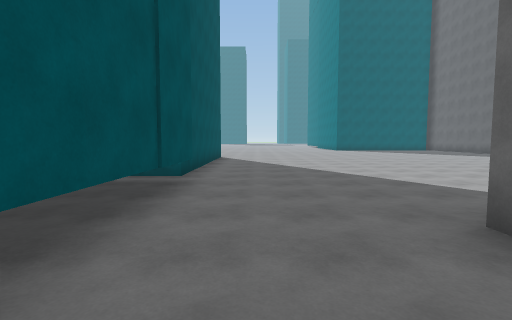
[1] (above)

22 first-person views from a walk through a scene from a Unity 3-D project. The camera is 1.5 m above the floor, tilts 4° down and sees 85° across. The floor is counted in squares, 2 m on a side. Each view is taken from the middle of a square. On the plan, view 1 faces up. The plan holds only what a view shows up to about 10 squares ahead; the rest is blank. The place goes on beyond the plan.

[2]
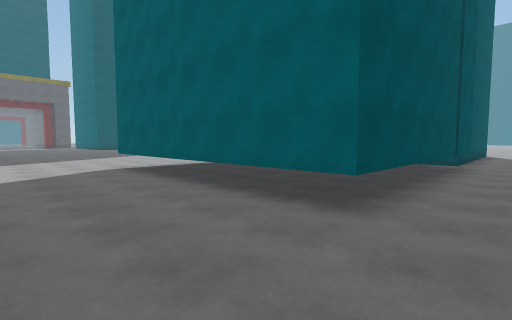

[3]
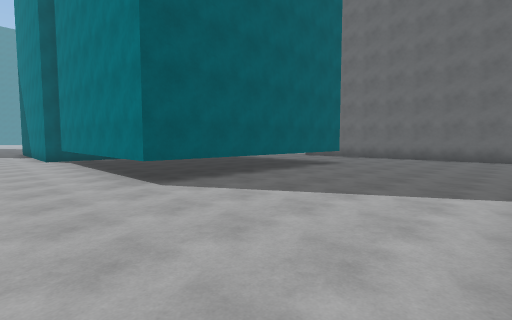

[4]
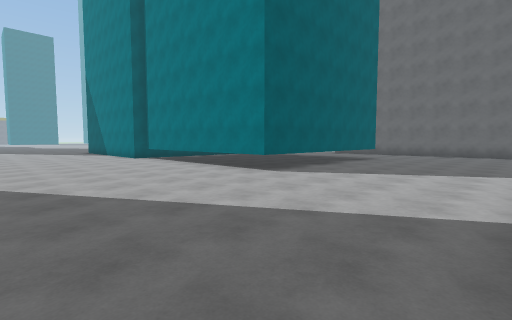

[5]
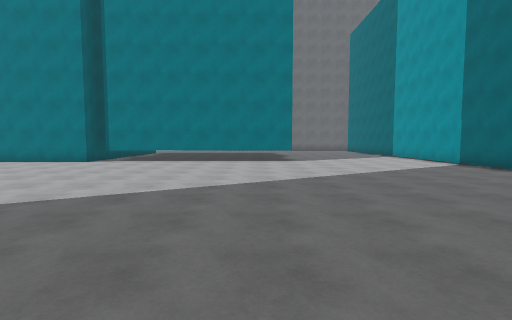

[6]
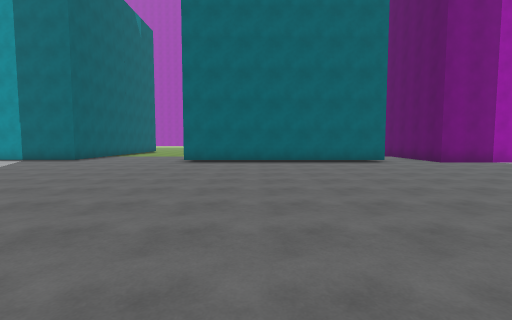

[7]
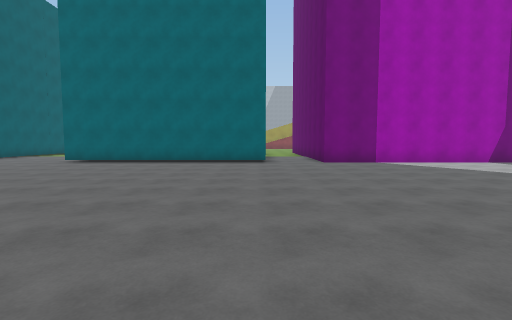

[8]
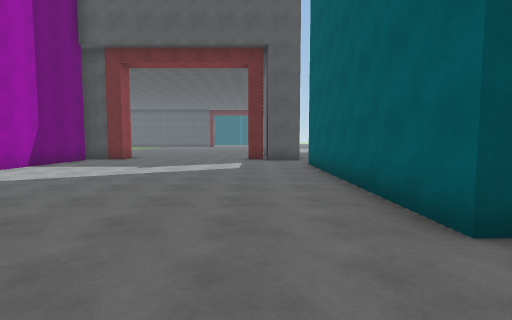

[9]
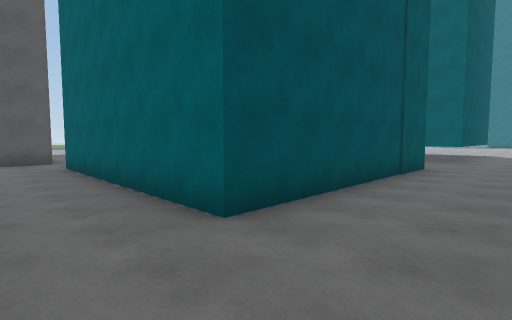

[10]
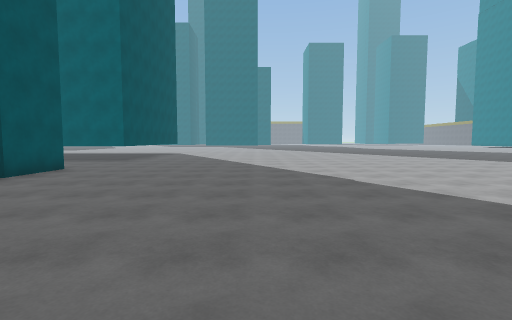

[11]
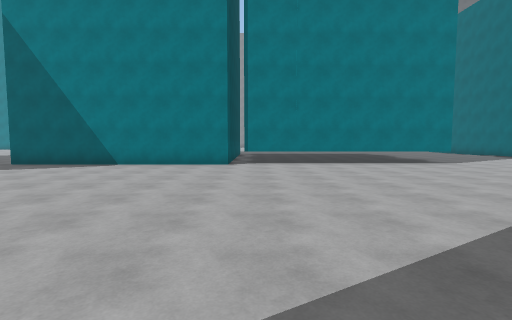

[12]
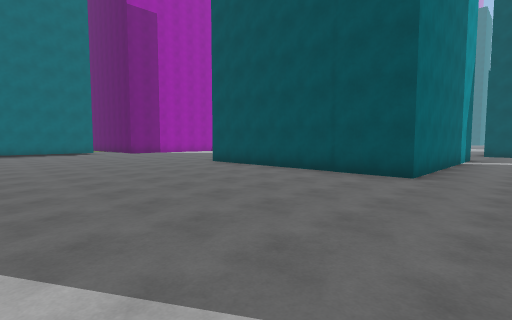

[13]
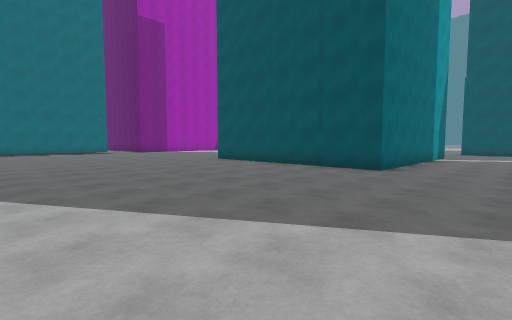

[14]
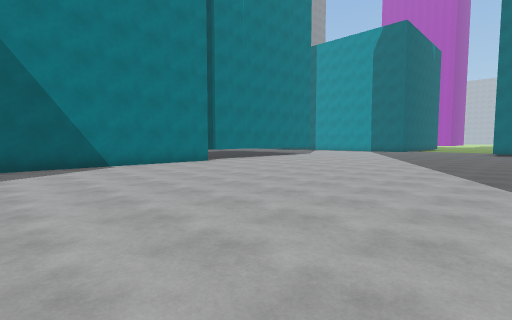

[15]
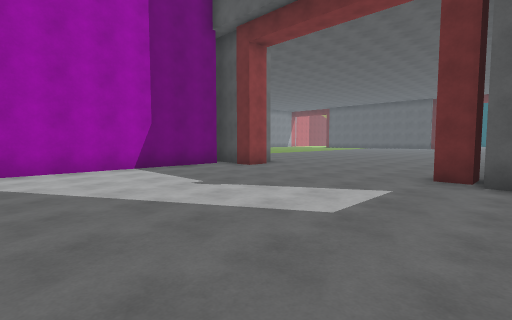

[16]
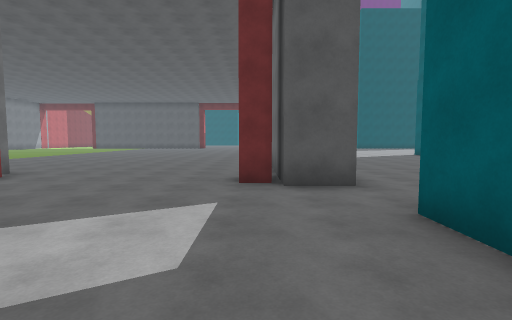

[17]
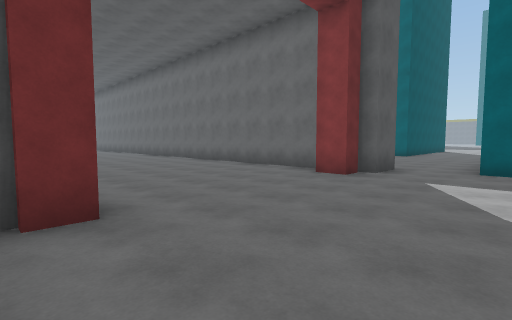

[18]
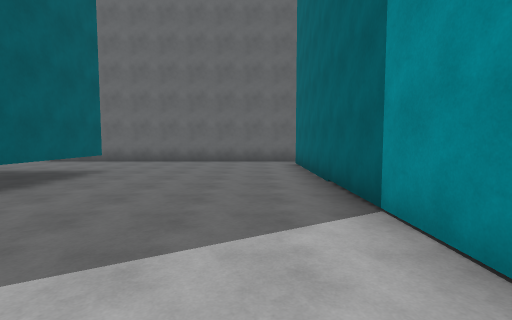

[19]
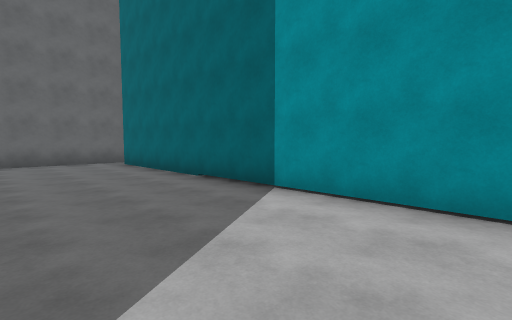

[20]
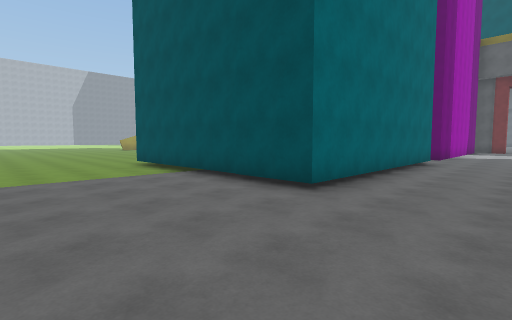

[21]
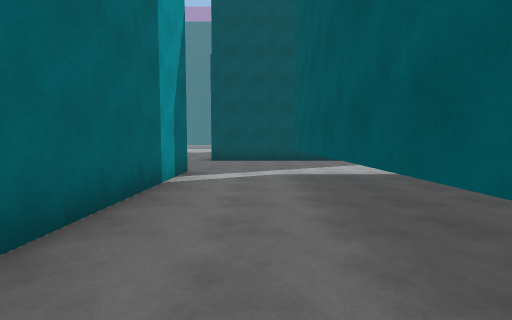

[22]
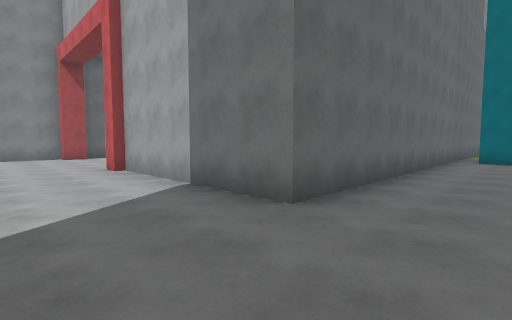

### Floor plan
Key: @ floor where view 1 was taken; # wall or solid block; . floor; B building.
Columns run from 38 left of view 1 to 12 right of it. Each row starts with its distance up from view 1.
 12    B....BBBBBBB...............B
 11    B..........................B
 10    B..........................B     B.........
  9     ....BBBBBBB...............B     B.........
  8               B...............B     B.........
  7       ..      B...............B     B........
  6 ...  ...      B...............BB    B.......
  5 ........      B...............B     B...........
  4  .......      B...............B     B..............
  3     ....BBBBBBB...............B     B..............
  2 ######........................B     B...###### ...
  1 .....#........................B     B...#
  0 ..............................B     B.@.#
 -1 ..............................BBBBBBB...#
 -2 ........................................#
 -3 ........................................#
 -4 ........................................#
 -5 ....##..................................#
 -6 ...  #########..BBBBBBB.................#
 -7 ..                    B....BBBBBBBBBBBBB#
 -8                       B....
 -9                       B....
-10                       B....
-11                       B....
-12                       B....
-13                       .....
-14                        ...
-15                         ..

Where each view was taken, in squares from view 1:
view 1: 0 up, 0 right, facing up
view 2: 4 down, 0 right, facing up-left
view 3: 6 down, 10 left, facing up-right
view 4: 6 down, 13 left, facing up-right
view 5: 0 up, 18 left, facing right
view 6: 4 up, 18 left, facing down
view 7: 4 up, 22 left, facing down
view 8: 1 up, 22 left, facing left
view 9: 1 up, 22 left, facing up-left
view 10: 2 up, 19 left, facing up
view 11: 5 up, 17 left, facing right
view 12: 11 up, 18 left, facing down-left
view 13: 12 up, 17 left, facing down-left
view 14: 12 up, 17 left, facing down-right
view 15: 2 up, 27 left, facing down-left
view 16: 1 up, 28 left, facing left
view 17: 5 down, 30 left, facing up-left
view 18: 5 down, 8 left, facing right
view 19: 3 down, 8 left, facing down-right
view 20: 3 down, 12 left, facing down-left
view 21: 11 up, 24 left, facing left
view 22: 5 up, 0 right, facing down-right
